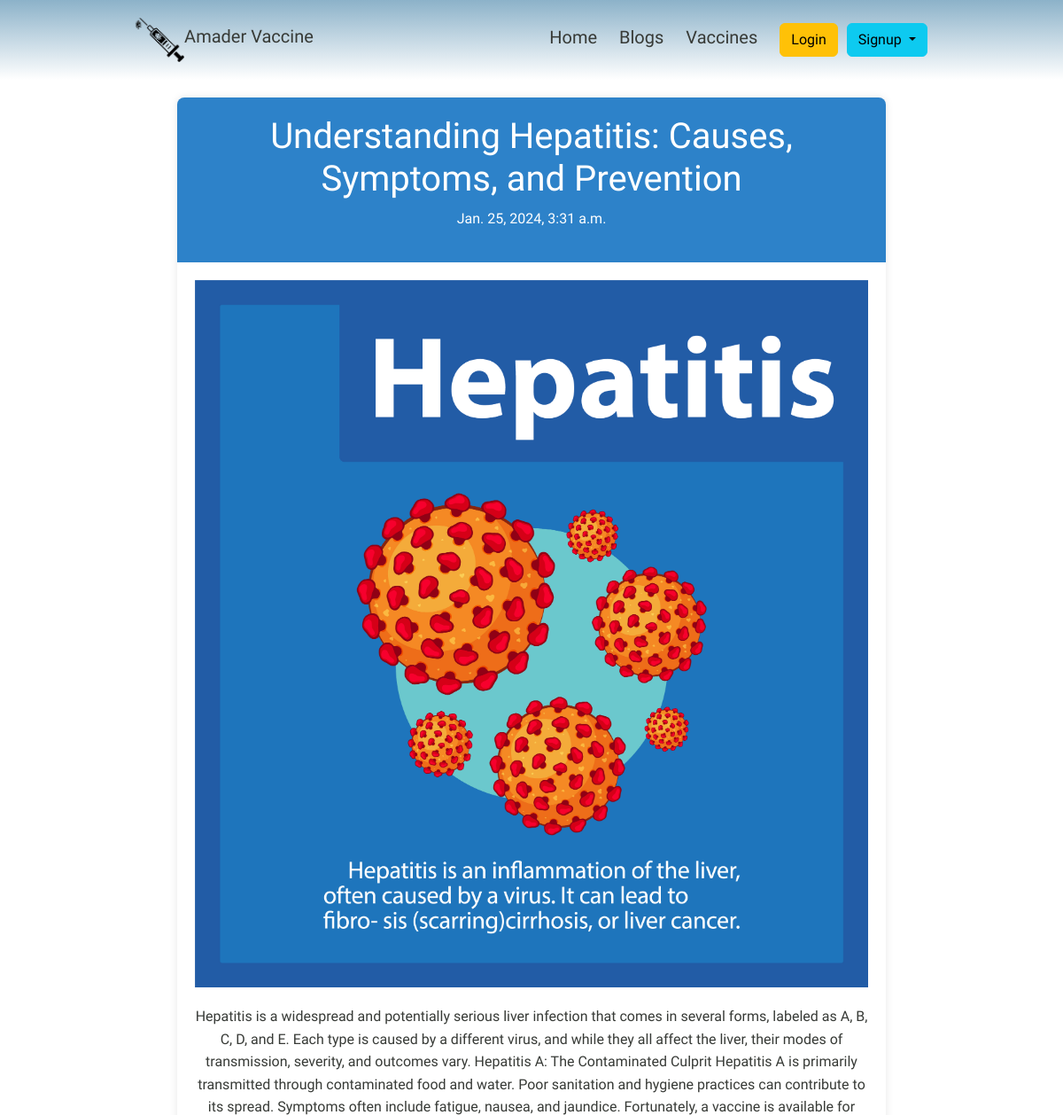
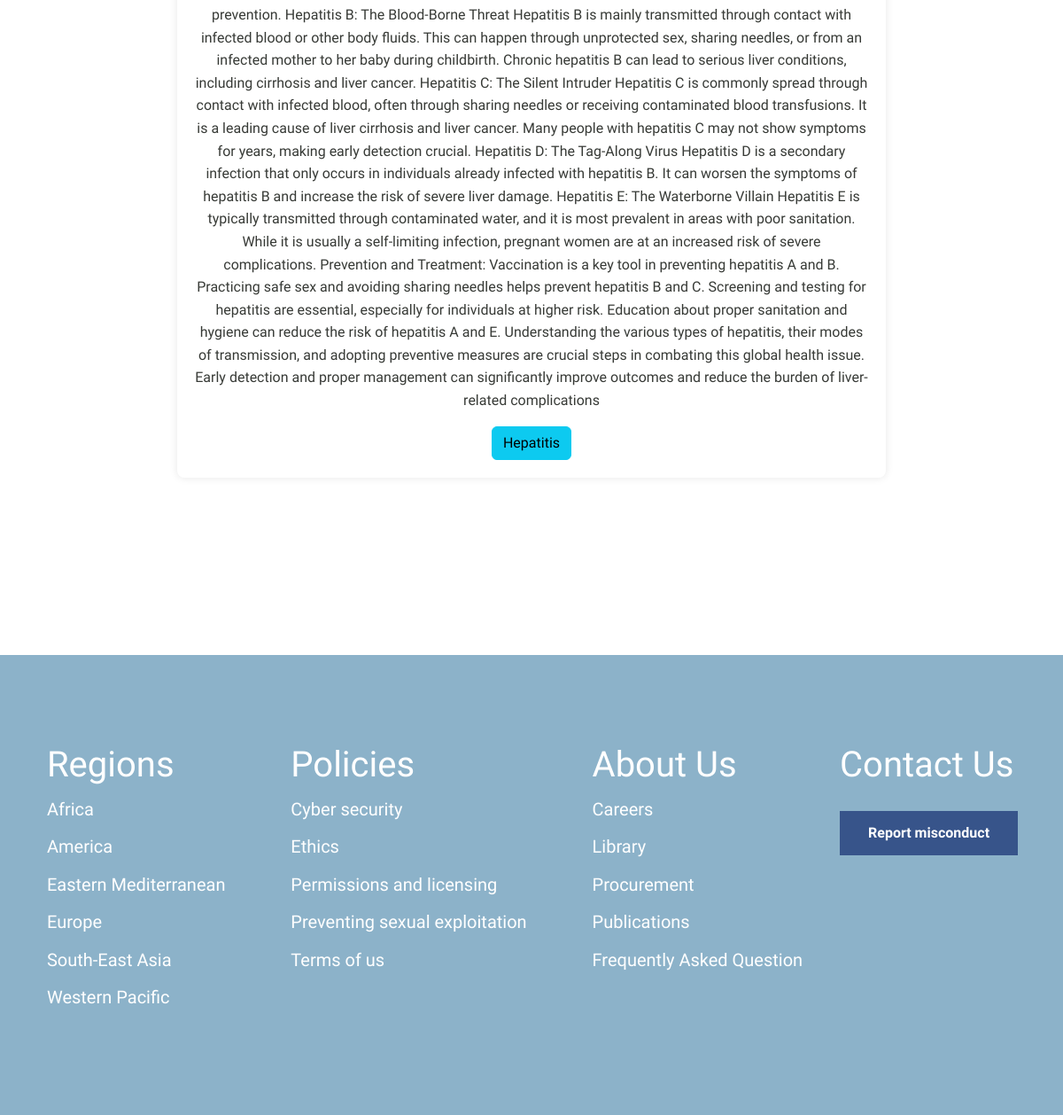
Page /blog/details/3 on the committed database (2 pictures, top to bottom).
### Blog/models.py (models this page shows, shortened)
class Posts(models.Model):
    title = models.CharField(max_length=200)
    content = models.TextField()
    category = models.ManyToManyField(Category)
    author = models.ForeignKey(AccountModel,on_delete=models.CASCADE)
    date =models.DateTimeField(auto_now_add=True)
    image = models.ImageField(upload_to='Post/uploads/')

class Category(models.Model):
    type = models.CharField(max_length=20)
    slug = models.SlugField(max_length=100,unique=True, null=True, blank=True)

### Blog/views.py (the view)
# urls.py: path('details/<int:id>',views.post_details,name='post_details'),
def post_details(request,id):
    post = Posts.objects.get(id=id)
    return render(request,'post_details.html',{'post':post})

### Blog/templates/post_details.html
{% extends "base.html" %}
{% load static %}
{% block css %}<link rel='stylesheet' href="{% static 'blog/css/style2.css' %}"> {% endblock css %}
{% block content %}
    <div class="post-container">
        <div class="post-header">
            <h1>{{post.title}}</h1>
            <p>{{post.date}}</p>
        </div>
        <div class="post-content">
            <img src="{{post.image.url}}" alt="Post Image" class="post-image">
            <p>{{post.content}}</p>
            {% for cat in post.category.all %}
      <a  class='btn btn-info' href="#"> {{cat.type}}</a>
        </div>
      {% endfor %}
        </div>
{% endblock content %}

### templates/base.html (shortened to what this page needs)
{% load static %}
<!DOCTYPE html>
<html lang="en">
<head>
    {% block css %}   {% endblock css %}
    <link rel='stylesheet' href="{% static 'css/styles.css' %}">
    <link href="https://cdn.jsdelivr.net/npm/bootstrap@5.3.2/dist/css/bootstrap.min.css" rel="stylesheet">
    <link href="https://cdn.jsdelivr.net/npm/swiffy-slider@1.6.0/dist/css/swiffy-slider.min.css" rel="stylesheet">
</head>
<body>
  <div style='padding:20px;' class="navbar justify-content-around mb-3  ">
    <div class="logo-container align-items-center d-flex">
      <a class='d-flex align-items-center  ' href="{% url 'homepage' %}">
        <img class="nav-logo" style='height:50px' src="{% static 'images/logo.png' %}" alt="">
        <h5 class=""> Amader Vaccine </h5>
      </a>
    </div>
    <div class="menu-container d-flex">
      <li class="menu" > <a  href="{% url 'homepage' %}">  Home </a></li>
        <li class="menu" ><a  href="{% url 'all_blogs' %}">  Blogs </a></li>
        <li class="menu" ><a  href="{% url 'all_vaccines' %}">  Vaccines </a></li>
     <div class=" d-flex login-logout">
        {% if user.is_authenticated %}
          <a href="{% url 'profile' %}" class="btn btn-success text-white" type="submit">Profile</a>
          <a href="{% url 'logout' %}" class="btn btn-danger text-white" type="submit">Logout</a>
          {% else%}
          <a href="{% url 'login' %}" class="btn btn-warning " type="submit">Login</a>
          <div class="dropdown">
            <button class="btn btn-info dropdown-toggle" type="button" id="dropdownMenuButton1" data-bs-toggle="dropdown" aria-expanded="false">
              Signup
            </button>
          </div>
           {% endif %}
          </div>
    </div>
</div>
{% block content %}
{% endblock content %}
<footer class="footer-container">
  <div class="slide-1">
      <ul>
          <h1>Regions</h1>
          <li>Africa</li>
          <li>America</li>
          <li>Eastern Mediterranean</li>
          <li>Europe</li>
          <li>South-East Asia</li>
          <li>Western Pacific</li>
      </ul>
  </div>
  <div class="slide-1">
      <ul>
          <h1>Policies</h1>
          <li>Cyber security</li>
          <li>Ethics</li>
          <li>Permissions and licensing</li>
          <li>Preventing sexual exploitation</li>
          <li>Terms of us</li>
      </ul>
  </div>
  <div class="slide-1">
      <ul>
          <h1>About Us</h1>
          <li>Careers</li>
          <li>Library</li>
          <li>Procurement</li>
          <li>Publications</li>
          <li>Frequently Asked Question</li>
      </ul>
  </div>
  <div class="slide-end">
      <h1>Contact Us</h1>
      <button class="btn-report">Report misconduct</button>
  </div>
</footer>
  </body>
</html>

### static/blog/css/style2.css (style rules this page uses)
body { font-family: 'Arial', sans-serif; margin: 0; padding: 0; background-color: #f4f4f4; }
.post-container { max-width: 800px; margin: 20px auto; background-color: #fff; box-shadow: 0 0 10px rgba(0, 0, 0, 0.1); border-radius: 8px; overflow: hidden; }
.post-header { background-color: #2d82c9; color: #fff; padding: 20px; text-align: center; }
.post-content { padding: 20px; line-height: 1.6; text-align: center; }
.post-image { max-width: 100%; height: auto; margin-bottom: 20px; }

### static/css/styles.css (style rules this page uses)
.nav-logo { height: 80px; }
li { list-style: none; }
.menu-container { gap: 25px; }
.login-logout { gap :10px; }
.navbar { background :linear-gradient(#8CB2C9,white) ; }
.menu { font-size: 20px; }

### templates/base.html (style rules this page uses)
body { font-family: Work Sans,sans-serif; font-size: 1rem; line-height: 1.625; color: #373a36; }
a { color: #373a36; text-decoration : none ; }
.footer-container { width:100% ; background-color: #8CB2C9; color: white; margin-top :200px ; padding-top: 100px; padding-bottom: 100px; padding-right:30px; display: flex; justify-content: space-around; }
.slide-1 ul li { list-style: none; margin-top: 10px; font-size: 20px; }
.btn-report { background-color: #37548a; color: white; padding:12px 32px; border-style: none; font-size: 16px; font-weight: bold; cursor: pointer; margin-top: 20px; }
.nav-logo { -webkit-transform: scaleX(-1); -moz-transform: scaleX(-1); -o-transform: scaleX(-1); transform: scaleX(-1); }

### rows in the picture
Posts: title "Understanding Hepatitis: Causes, Symptoms, and Prevention", date "Jan. 25, 2024, 3:31 a.m.", image (picture), content "Hepatitis is a widespread and potentially serious liver infection that comes in several forms, labeled as A, B, C, D, and E. Each type is caused by a different virus, and while they all affect the liver, their modes of transmission, severity, and outcomes vary. Hepatitis A: The Contaminated Culprit Hepatitis A is primarily transmitted through contaminated food and water. Poor sanitation and hygiene practices can contribute to its spread. Symptoms often include fatigue, nausea, and jaundice. Fortunately, a vaccine is available for prevention. Hepatitis B: The Blood-Borne Threat Hepatitis B is mainly transmitted through contact with infected blood or other body fluids. This can happen through…"
Category: type "Hepatitis"
